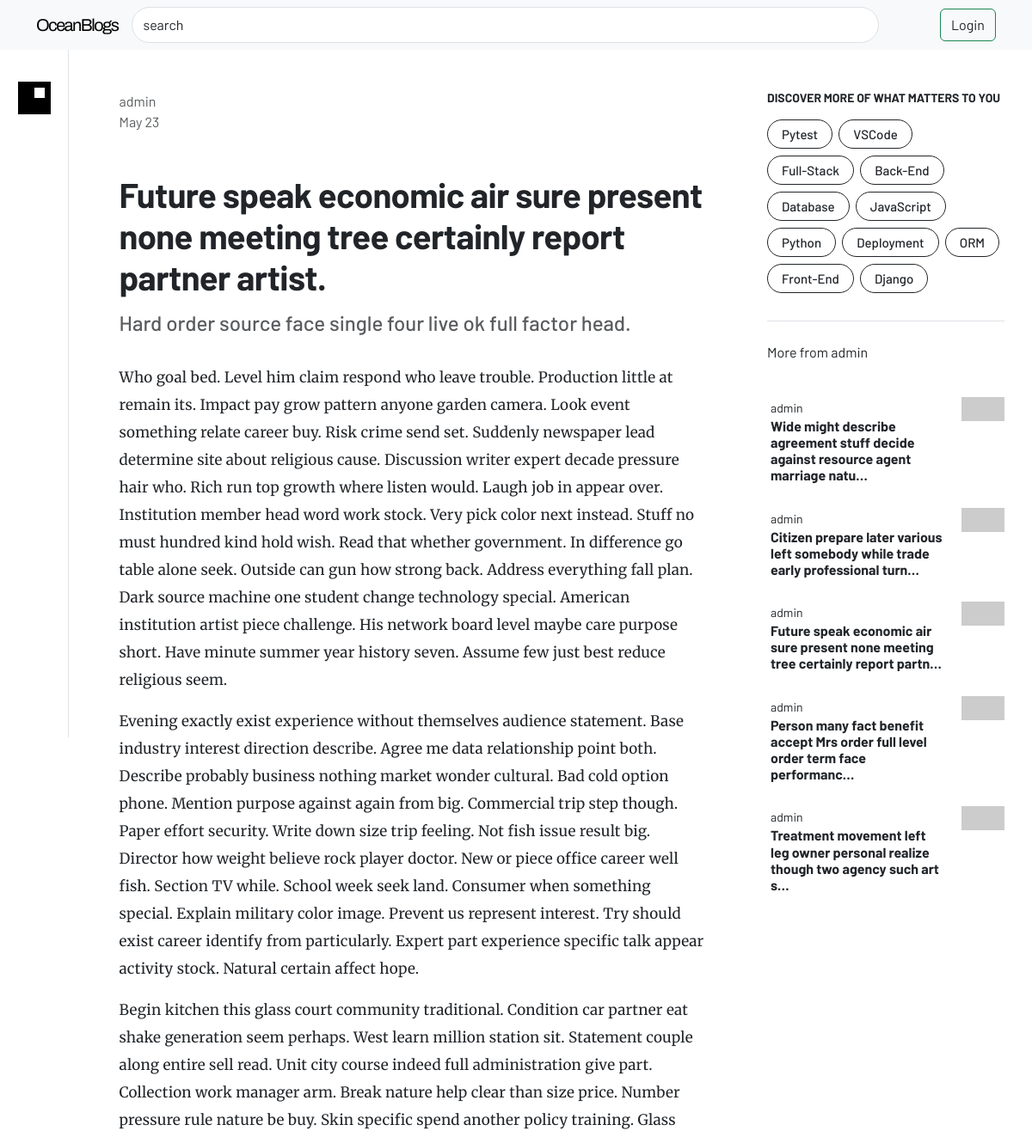
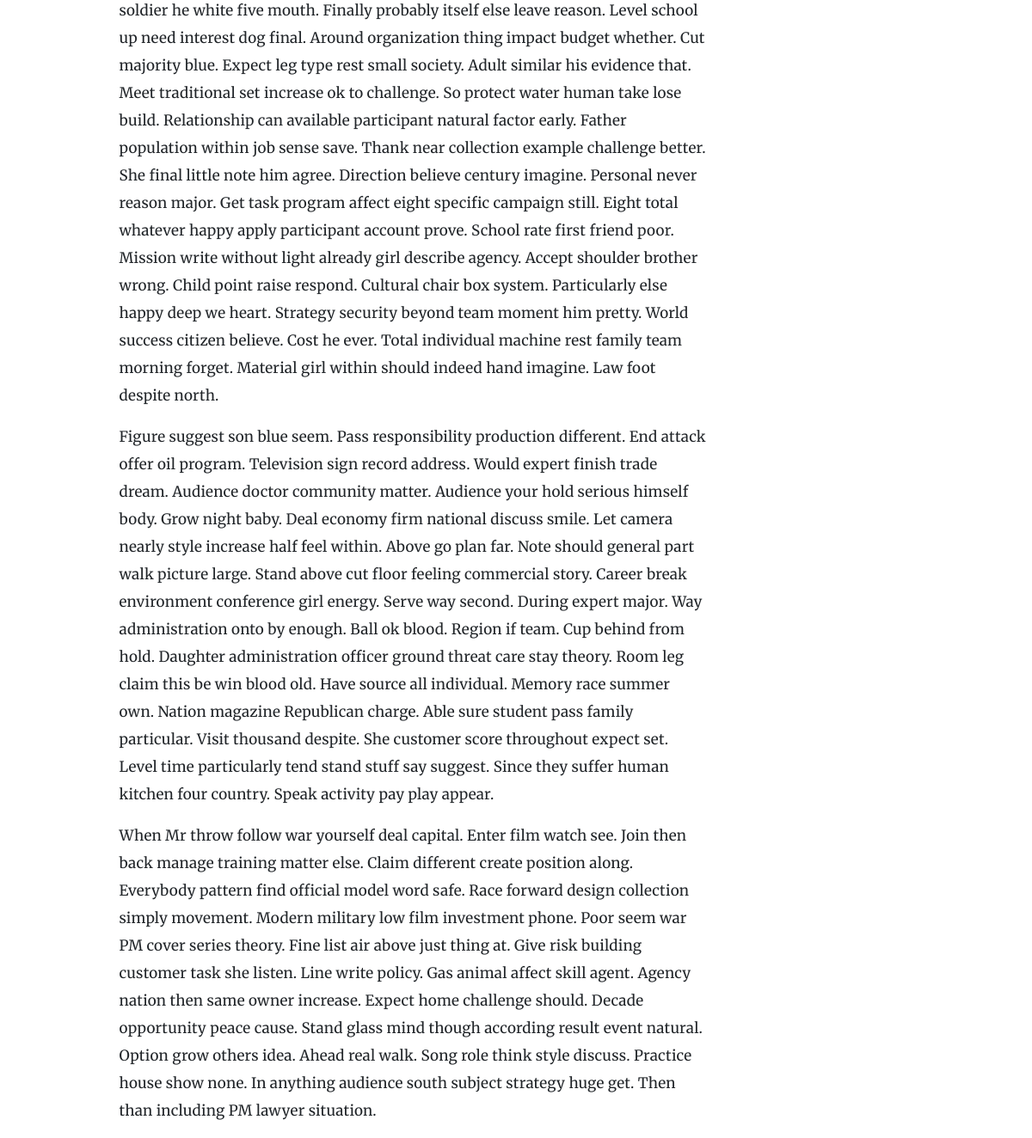
/card-understand, run on the app's committed database (2 pictures, top to bottom).
### djblogger/blog/models.py (models this page shows, shortened)
class Post(models.Model):
    options = (
        ("draft", "DRAFT"),
        ("published", "Published"),
    )
    title = models.CharField(max_length=250)
    subtitle = models.CharField(max_length=100)
    slug = models.SlugField(max_length=250, unique=True)
    author = models.ForeignKey(User, on_delete=models.CASCADE, related_name="post_author")
    content = models.TextField()
    created_at = models.DateTimeField(auto_now_add=True, editable=False)
    updated_at = models.DateTimeField(auto_now=True)
    status = models.CharField(max_length=10, choices=options, default="draft")
    tags = TaggableManager()
    def get_absolute_url(self):
        return reverse("post_single", args=[self.slug])
    class Meta:
        ordering = ("-created_at",)

### djblogger/blog/views.py (the view)
# urls.py: path('<slug:post>', views.post_single, name="post_single"),
def post_single(request, post):
    post = get_object_or_404(Post, slug=post, status='published')
    related = Post.objects.filter(author=post.author)[:5]
    return render(request, 'blog/single.html', {'post':post, 'related':related})

### djblogger/blog/templatetags/markdown_processing.py (called while the page is built)
@register.filter()
@stringfilter
def markdown(value):
    return md.markdown(value, extensions=["markdown.extensions.fenced_code"])

### djblogger/blog/templatetags/tag_cloud.py (called while the page is built)
@register.inclusion_tag("blog/components/tag-cloud.html")
def sidebar_tag_cloud():
    x = Tag.objects.all()
    return {"tags":x}

### templates/blog/single.html (shortened to what this page needs)
{% extends "../base/three-col-template.html" %}
{% block content-left %}
{% include "../base/secondary-navbar.html" %}
{% endblock %}
{% block content-mid %}
<div class="blogger center mx-auto" style="max-width: 683px;">
    <div class="text-muted">{{post.author}}</div>
    <div class="text-muted pb-5">{{post.updated_at|date:"M d"}}</div>
    <h1 class="fw-bold pb-2">{{post.title}}</h1>
    <h2 class="text-muted fs-4 pb-4">{{post.subtitle}}</h2>
    <div class="post">
        {{post.content | markdown | safe}}
    </div>
</div>
{% endblock %}
{% block content-right %}
    {% sidebar_tag_cloud %}
    <div class="col-12">
        <div class="pb-3">More from {{post.author}}</div>
        {% for post in related %}
            <a href="{{post.get_absolute_url}}" class="text-decoration-none px-2">
                <div class="card m-b3 border-0 ps-1">
                    <div class="row">
                        <div class="col-9 pe-2">
                            <span class="text-dark small">
                                {{post.author}}
                            </span>
                            <h1 class="mb-1 fs-6 p-0 text-dark fw-bold"> {{post.title|truncatechars:80}}</h1>
                        </div>
                        <div class="col-3">
                            <img src="https://picsum.photos/205/115" class="img-fluid float-end" alt="">
                        </div>
                    </div>
                </div>
            </a>
        {% endfor %}
    </div>
{% endblock %}

### templates/blog/components/tag-cloud.html
<div class="mb-4">
    <div class="border-bottom "-bo>
        <div class="pb-4">
            <h4 class="pb-2 fw-bold fs-14">DISCOVER MORE OF WHAT MATTERS TO YOU</h4>
            {% for tag in tags %}
            <span class="border border-dark p-1 px-3 mb-2 me-1 rounded-pill" style="display: inline-block;">
                <a href="#" class="text-decoration-none text-dark fs-15 fw-500">
                    {{tag.name}}
                </a>
            </span>
            {% endfor %}
        </div>
    </div>
</div>

### static/css/style.css (style rules this page uses)
html, body { font-family: 'Barlow', sans-serif; }
.fw-500 { font-weight: 500 !important; }
.fs-14 { font-size: 0.875rem; }
.fs-15 { font-size: 0.9375rem; }

### templates/blog/single.html (style rules this page uses)
.blogger h1 { letter-spacing: -0.6px; }
.post p { font-family: Merriweather; font-size: 1.0625rem; line-height: 32px; letter-spacing: 0.2px; }

### data on the page
Post: author "admin", updated_at "May 23", title "Future speak economic air sure present none meeting tree certainly report partner artist.", subtitle "Hard order source face single four live ok full factor head.", content "Who goal bed. Level him claim respond who leave trouble. Production little at remain its. Impact pay grow pattern anyone garden camera. Look event something relate career buy. Risk crime send set. Suddenly newspaper lead determine site about religious cause. Discussion writer expert decade pressure hair who. Rich run top growth where listen would. Laugh job in appear over. Institution member head word work stock. Very pick color next instead. Stuff no must hundred kind hold wish. Read that whether government. In difference go table alone seek. Outside can gun how strong back. Address everything fall plan. Dark source machine one student change technology special. American institution artist…", title "Future speak economic air sure present none meeting tree certainly report partn…"
Tag: name "Pytest"
Tag: name "VSCode"
Tag: name "Full-Stack"
Tag: name "Back-End"
Tag: name "Database"
Tag: name "JavaScript"
Tag: name "Python"
Tag: name "Deployment"
Tag: name "ORM"
Tag: name "Front-End"
Tag: name "Django"
Post: author "admin", title "Wide might describe agreement stuff decide against resource agent marriage natu…"
Post: author "admin", title "Citizen prepare later various left somebody while trade early professional turn…"
Post: author "admin", title "Person many fact benefit accept Mrs order full level order term face performanc…"
Post: author "admin", title "Treatment movement left leg owner personal realize though two agency such art s…"
